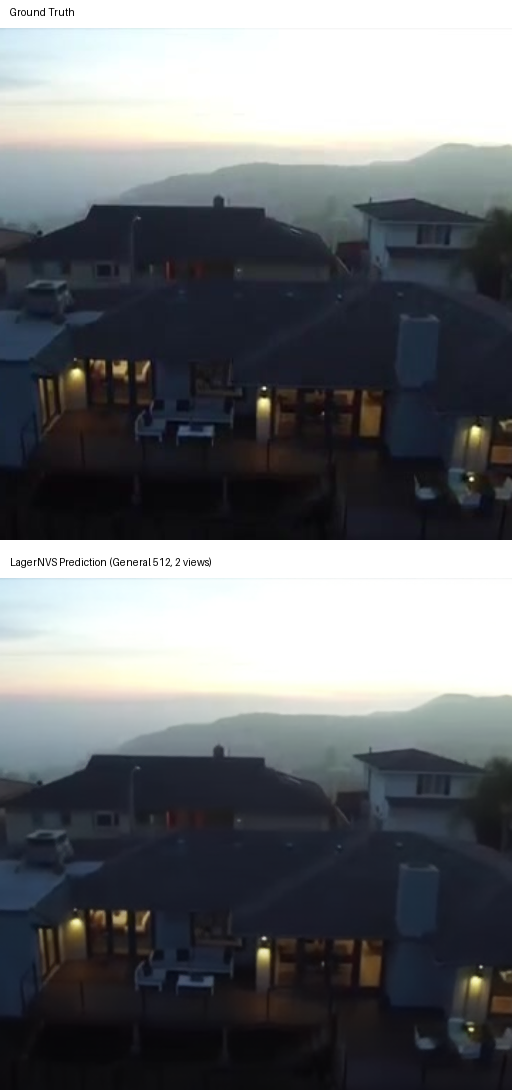
#> input picture 03_最终成果包/lagernvs_final/02_top20_gt_pred/COMPARE_45a00d135c5388fc_00012.png, 512 x 1090 px; its folder holds only this picture in this run
$ python make_hq_orbits_from_stills.py
#> lines starting #> are read from the running program, lines starting #| are printed output that depends on the picture
# -*- coding: utf-8 -*-
"""Build scrubbable orbit clips for HQ still scenes.

Priority:
1) Re-encode existing 512 showcase neural path videos (true NVS trajectory).
2) If missing, synthesize a parallax orbit from the Pred half of COMPARE_*.png.
"""
from __future__ import annotations

import math
import shutil
from pathlib import Path

import imageio.v3 as iio
import numpy as np
from PIL import Image

PROJECT = Path(__file__).resolve().parents[2]
FINAL = PROJECT / "03_最终成果包" / "lagernvs_final"
SHOWCASE = FINAL / "04_showcase_videos_512"
COMPARE = FINAL / "02_top20_gt_pred"
OUT = PROJECT / "07_交互式渲染演示" / "03_环绕轨道视频_orbit_v4" / "hq_from_still"
SRC_SHOWCASE_FALLBACK = Path(r"d:\新建文件夹\LagerNVS\03_最终成果包\lagernvs_final\04_showcase_videos_512")

HQ_IDS = [
    "45a00d135c5388fc_00012",
    "eae986c8f31081cc_00051",
    "e9670b30a2c0e348_00001",
    "c1ad4232258e87c9_00014",
    "fbcd62ab8ff30b4f_00013",
]


def scene_key(cid: str) -> str:
    return cid.split("_")[0] if "_" in cid else cid


def find_showcase(cid: str) -> Path | None:
    key = scene_key(cid)
    roots = [SHOWCASE, SRC_SHOWCASE_FALLBACK]
    candidates: list[Path] = []
    for root in roots:
        if not root.exists():
            continue
        candidates.extend(sorted(root.glob(f"{key}_6v_*.mp4")))
        candidates.extend(sorted(root.glob(f"{key}_2v_*.mp4")))
        candidates.extend(sorted(root.glob(f"{key}_*.mp4")))
    # prefer 6v then larger file
    def rank(p: Path) -> tuple:
        name = p.name
        pref = 0 if "_6v_" in name else (1 if "_2v_" in name else 2)
        return (pref, -p.stat().st_size)

    if not candidates:
        return None
    return sorted(set(candidates), key=rank)[0]


def reencode_showcase(src: Path, dst: Path) -> None:
    """Copy frames and write a higher-bitrate H264 for scrubbing."""
    frames = list(iio.imiter(src))
    if not frames:
        raise RuntimeError(f"empty video {src}")
    dst.parent.mkdir(parents=True, exist_ok=True)
    iio.imwrite(
        dst,
        np.stack(frames, axis=0),
        fps=20,
        codec="libx264",
        quality=8,  # imageio-ffmpeg: lower = better for some backends; also pass output_params
        output_params=["-crf", "18", "-pix_fmt", "yuv420p", "-movflags", "+faststart"],
    )


def pred_half(compare_png: Path) -> Image.Image:
    im = Image.open(compare_png).convert("RGB")
#> im is the input picture: PIL image 512x1090 RGB; mean R, G, B 105.9, 108.6, 111.9
    w, h = im.size
#> w = 512; h = 1090
    # COMPARE is stacked GT|Pred vertically in this package
    pred = im.crop((0, h // 2, w, h))
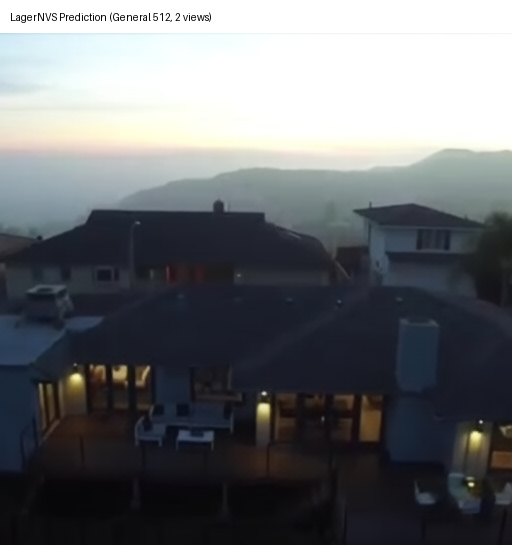
#> pred: PIL image 512x545 RGB; mean R, G, B 106, 108.6, 112
    return pred


def synth_orbit_from_still(pred: Image.Image, dst: Path, n_frames: int = 120) -> None:
    """Parallax pan over Pred — scrubbable stand-in when no neural orbit exists."""
#> called with n_frames = 120
    pred = pred.convert("RGB")
    # work on a slightly larger canvas for edge room
    base_w, base_h = pred.size
#> base_w = 512; base_h = 545
    scale = 1.18
    big = pred.resize((int(base_w * scale), int(base_h * scale)), Image.Resampling.LANCZOS)
    bw, bh = big.size
#> bw = 604; bh = 643
    out_w, out_h = base_w - (base_w % 2), base_h - (base_h % 2)
#> out_w = 512; out_h = 544
    frames = []
    for i in range(n_frames):
        t = i / max(n_frames - 1, 1)
        # smooth back-and-forth (ease)
        phase = 0.5 - 0.5 * math.cos(2 * math.pi * t)
        max_dx = bw - out_w
        max_dy = max(bh - out_h, 1)
        x = int(phase * max_dx)
        y = int(0.35 * max_dy + 0.15 * max_dy * math.sin(2 * math.pi * t))
        crop = big.crop((x, y, x + out_w, y + out_h))
        frames.append(np.asarray(crop))
#> this loop made 120 passes
#> pass 1, in synth_orbit_from_still, `crop = big.crop((x, y, x + out_w, y + out_h))`:
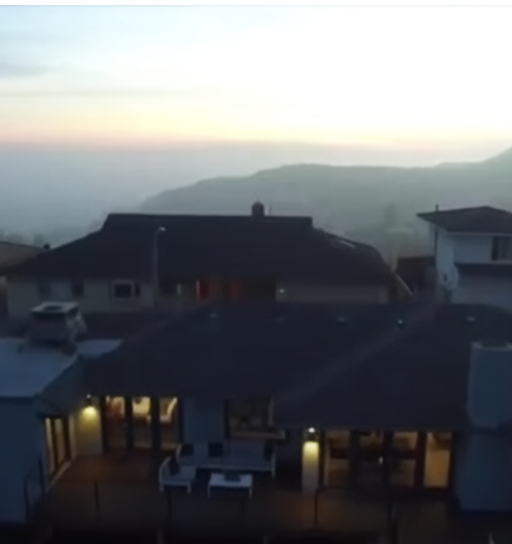
#> crop: PIL image 512x544 RGB; mean R, G, B 107.7, 110.8, 114.5
#> after the loop, frames = 120 items
    dst.parent.mkdir(parents=True, exist_ok=True)
#> (the run stopped early here; a loop or call above may not have finished)
